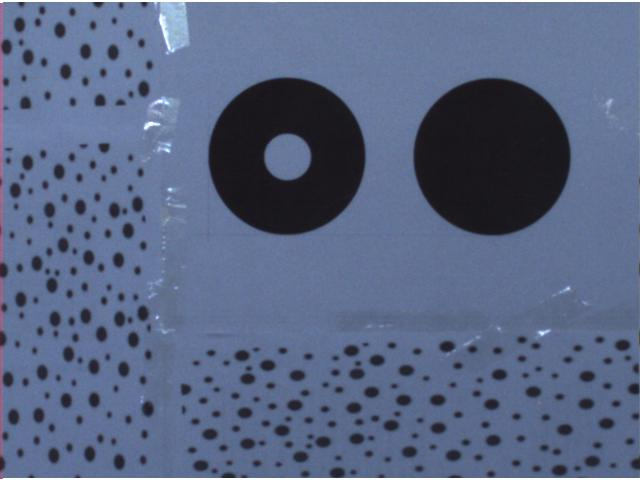
%> input picture 着陆信标/T73.jpg, 640 x 480 px
$ octave image_process_double_round7.m   (GNU Octave 9; MATLAB toolbox functions it lacks are replaced by stand-ins)
%> lines starting %> are read from the running program, lines starting %| are printed output that depends on the picture; in (x1, y1, x2, y2) boxes, pixels count from 0 and x2, y2 are one past the last pixel; in counts of white or black regions, pixels touching at a corner belong together; the program's own positions count from 1
### CclByTwopass_NEW2.m
%Two-pass 连通区域标记算法（4邻接定义规则）（由图像左上角向图像右下角方向扫描）
%输入：image是一副二值图像
%输出：output_args1 = label;    与图像image同维的一个矩阵，存放每一个像素的标号
%           output_args2 = array;     等价对数组
%           output_args3 = nlabel;    对标号进行计数的一个变量，输出该变量以便分析和调试代码
%           output_args4 = label_count;  用于统计每个标号对应的像素点的个数
function [ output_args1, output_args2, output_args3, output_args4 ] = CclByTwopass_NEW2( image )
array = ones(30000,1,'uint16');   %等价对数组
[m, n] = size(image);
label = ones(m, n,'uint16');   %与图像image同维的一个矩阵，每个元素的值表示与image同位置处的像素的标号
nlabel = 2;
%% ONE-PASS
% 先单独处理第一行第一列的元素
if(image(1,1) == 0) % 证明是前景点，而不是背景点
    label(1,1) = nlabel;
    nlabel = nlabel + 1;
end
% 再处理第一行其余元素
for j = 2:1:n
    if(image(1, j) == 0) % 证明是前景点，而不是背景点
        if (image(1, j) == image(1, j-1))
            label(1, j) = label(1, j-1);
        else
            label(1, j) = nlabel;
            nlabel = nlabel + 1;
        end
    end
end
% 再处理第一列的元素
for i = 2:1:m
    if(image(i, j) == 0)  % 证明是前景点，而不是背景点
        if (image(i, 1) == image(i-1, 1))
            label(i, 1) = label(i-1, 1);
        else
            label(i, 1) = nlabel;
            nlabel = nlabel + 1;
        end
    end
end
% 然后再处理剩余的像素点 %
for i = 2:1:m
    for j = 2:1:n
        if(image(i,j) == 0)  % 证明是前景点，而不是背景点
            if (image(i, j) == image(i, j-1) || image(i, j) == image(i-1, j))
               if (image(i, j-1) ~= image(i-1, j))
                   if (image(i, j) == image(i, j-1))
                       label(i, j) = label(i, j-1);
                   else
                       label(i, j) = label(i-1, j);
                   end
               else
                   if (label(i, j-1) == label(i-1, j))
                       label(i, j) = label(i-1, j);
                   else
                       if (label(i, j-1) > label(i-1, j))
                           label(i, j) = label(i-1, j);
                           array(label(i,j-1)) = label(i-1, j); % setunion
                           label(i, j-1) = label(i-1, j);  %
                       else
                           label(i, j) = label(i, j-1);
                           array(label(i-1, j)) = label(i, j-1);
                       end
                   end
               end
            else
                label(i, j) = nlabel;
                nlabel = nlabel + 1;
            end
        end
    end
end
%% 使用setfind函数对等价对树进行路径压缩（Path Compression）
for i = 2:1:nlabel
    if (array(i) > 1)
        array(i) = setfind(array(i), array);
    end
end
%% TWO-PASS
for i = 1:1:m
    for j = 1:1:n
        while(array(label(i, j)) > 1)
            label(i, j) = array(label(i, j));
        end

    end
end
 %%统计每个标号对应的像素点的个数（准确地讲，这一部分代码已经不属于Two-pass CCL算法了，这是为后续对靶标的提取和识别做的准备工作）
label_count = zeros(nlabel, 1, 'uint16'); % 用于统计每个标号对应的像素点的个数
for i = 1:1:m
    for j = 1:1:n
        if(label(i, j) ~= 1)
            label_count(label(i, j)) = label_count(label(i, j)) + 1;
        end
    end
end
output_args1 = label;
output_args2 = array;
output_args3 = nlabel;
output_args4 = label_count;
end

### setfind.m
%查并集算法中的查集算法，用在Two-pass算法中，用于对等价对树进行路径压缩
function root = setfind(node, array)
if (array(node) <= 1)
    root = node;
else
    array(node) = setfind(array(node), array);
    root = array(node);
end

### GMS.m
%数组：label_count
%输出：最大的两个数组元素及所对应的数组下标
function [target1_ID, target1_pixelnum, target2_ID, target2_pixelnum] = GMS(label_count)
Len = length(label_count);
max = zeros(1, 2, 'uint16');
max = [label_count(1),1];
for i = 2:1:Len
    if(max(1, 1) >= label_count(i))
    else
        max = [label_count(i),i];
    end
end
target1_ID = max(1, 2);  % 含像素点最多的目标区域的编号
target1_pixelnum = max(1, 1);  % 含像素点最多的目标区域所含的像素点的个数
label_count(max(1, 2)) = 0;% 把含像素点最多的目标区域的像素点个数置零，方便寻找像素点次多的目标区域
max = [label_count(1),1];  % 重新对max进行初始化
for i = 2:1:Len
    if(max(1, 1) >= label_count(i))
    else
        max = [label_count(i),i];
    end
end
target2_ID = max(1, 2);  % 含像素点最多的目标区域的编号
target2_pixelnum = max(1, 1);  % 含像素点最多的目标区域所含的像素点的个数
end

### NonMinSup.m
%输入：数组array
%输出：array中的局部极小值点
function output_args = NonMinSup(array)
local_min = zeros(20,1);
count = 1;
leng = length(array);
i = 2;
while( i <= leng-1 )
    if(array(i) < array(i+1))
        if(array(i) <= array(i-1))
           local_min(count,1) = i;
           count = count + 1;
        end
    else
        i = i+1;
        while( i < leng-1 && array(i)>=array(i+1))
            i = i + 1;
        end
        if ( i < leng - 1 )
           local_min(count,1) = i;
           count = count + 1;
        end
    end
    i = i + 2;
end
output_args = local_min;
end

### JFfmaker.m
function [Jacobian,F,f]= JFfmaker(theta,phi,psi,T1i,T2i,T3i,worldxy,pictureuv,camera)
%这个函数用于计算Jacobian矩阵
%[theta,phi,psi,T1i,T2i,T3i]是待优化参数的初始值
%worldxy存储着特征点在世界坐标系中的坐标  3 x 15 （使用前15个特征点进行非线性优化）
%pictureuv存储着特征点在图像像素坐标系中的坐标  3 x 15  （使用前15个特征点进行非线性优化）
%camera 事先通过标定得到的摄像机内参矩阵
point_number = 15; % 用8个点的数据进行非线性优化
pictureuv2 = camera\pictureuv;   % pictureuv2 = inv(camera) * pictureuv; 即对图像像素坐标系进行了一次变换
                                                      % pitcureuv2 : 3 x 15
I = eye(3,3);   %3 x 3单位矩阵
for i = 1:1:point_number
    M = pictureuv2(:,i)*[0 0 1] - I;    % 对应着公式：M = pictureuv2(i) - I
    Jacobian(3*i-2,1) = worldxy(1,i) * (   M(1,1)*(-sin(phi)*sin(psi)*cos(theta)) + M(1,2)*(sin(psi)*sin(theta)) + M(1,3)*(cos(phi)*sin(psi)*cos(theta))  )...
                                 + worldxy(2,i) * (   M(1,1)*(cos(psi)*sin(phi)*cos(theta)) + M(1,2)*(-cos(psi)*sin(theta)) + M(1,3)*(-cos(psi)*cos(phi)*cos(theta)) );
    Jacobian(3*i-2,2) = worldxy(1,i) * (   M(1,1)*(-sin(phi)*cos(psi) - cos(phi)*sin(psi)*sin(theta)) + M(1,3)*(cos(psi)*cos(phi) - sin(phi)*sin(psi)*sin(theta))  )...
                                 + worldxy(2,i) * (   M(1,1)*(-sin(phi)*sin(psi) + cos(phi)*cos(psi)*sin(theta)) + M(1,3)*(sin(psi)*cos(phi) + cos(psi)*sin(phi)*sin(theta)) );
    Jacobian(3*i-2,3) = worldxy(1,i) * (   M(1,1)*(-cos(phi)*sin(psi) - sin(phi)*cos(psi)*sin(theta)) - M(1,2)*(cos(psi)*cos(theta)) + M(1,3)*(-sin(phi)*sin(psi) + cos(phi)*cos(psi)*sin(theta))  )...
                                 + worldxy(2,i) * (   M(1,1)*(cos(phi)*cos(psi) - sin(phi)*sin(psi)*sin(theta)) - M(1,2)*(sin(psi)*cos(theta)) + M(1,3)*(cos(psi)*sin(phi) + sin(psi)*cos(phi)*sin(theta)) );
    Jacobian(3*i-2,4) = M(1,1);
    Jacobian(3*i-2,5) = M(1,2);
    Jacobian(3*i-2,6) = M(1,3);

    Jacobian(3*i-1,1) = worldxy(1,i) * (   M(2,1)*(-sin(phi)*sin(psi)*cos(theta)) + M(2,2)*(sin(psi)*sin(theta)) + M(2,3)*(cos(phi)*sin(psi)*cos(theta))  )...
                                 + worldxy(2,i) * (   M(2,1)*(cos(psi)*sin(phi)*cos(theta)) + M(2,2)*(-cos(psi)*sin(theta)) + M(2,3)*(-cos(psi)*cos(phi)*cos(theta)) );
    Jacobian(3*i-1,2) = worldxy(1,i) * (   M(2,1)*(-sin(phi)*cos(psi) - cos(phi)*sin(psi)*sin(theta)) + M(2,3)*(cos(psi)*cos(phi) - sin(phi)*sin(psi)*sin(theta))  )...
                                 + worldxy(2,i) * (   M(2,1)*(-sin(phi)*sin(psi) + cos(phi)*cos(psi)*sin(theta)) + M(2,3)*(sin(psi)*cos(phi) + cos(psi)*sin(phi)*sin(theta)) );
    Jacobian(3*i-1,3) = worldxy(1,i) * (   M(2,1)*(-cos(phi)*sin(psi) - sin(phi)*cos(psi)*sin(theta)) - M(2,2)*(cos(psi)*cos(theta)) + M(2,3)*(-sin(phi)*sin(psi) + cos(phi)*cos(psi)*sin(theta))  )...
                                 + worldxy(2,i) * (   M(2,1)*(cos(phi)*cos(psi) - sin(phi)*sin(psi)*sin(theta)) - M(2,2)*(sin(psi)*cos(theta)) + M(2,3)*(cos(psi)*sin(phi) + sin(psi)*cos(phi)*sin(theta)) );
    Jacobian(3*i-1,4) = M(2,1);
    Jacobian(3*i-1,5) = M(2,2);
    Jacobian(3*i-1,6) = M(2,3);

    Jacobian(3*i,1) = worldxy(1,i) * (   M(3,1)*(-sin(phi)*sin(psi)*cos(theta)) + M(3,2)*(sin(psi)*sin(theta)) + M(3,3)*(cos(phi)*sin(psi)*cos(theta))  )...
                              + worldxy(2,i) * (   M(3,1)*(cos(psi)*sin(phi)*cos(theta)) + M(3,2)*(-cos(psi)*sin(theta)) + M(3,3)*(-cos(psi)*cos(phi)*cos(theta)) );
    Jacobian(3*i,2) = worldxy(1,i) * (   M(3,1)*(-sin(phi)*cos(psi) - cos(phi)*sin(psi)*sin(theta)) + M(3,3)*(cos(psi)*cos(phi) - sin(phi)*sin(psi)*sin(theta))  )...
                              + worldxy(2,i) * (   M(3,1)*(-sin(phi)*sin(psi) + cos(phi)*cos(psi)*sin(theta)) + M(3,3)*(sin(psi)*cos(phi) + cos(psi)*sin(phi)*sin(theta)) );
    Jacobian(3*i,3) = worldxy(1,i) * (   M(3,1)*(-cos(phi)*sin(psi) - sin(phi)*cos(psi)*sin(theta)) - M(3,2)*(cos(psi)*cos(theta)) + M(3,3)*(-sin(phi)*sin(psi) + cos(phi)*cos(psi)*sin(theta))  )...
                              + worldxy(2,i) * (   M(3,1)*(cos(phi)*cos(psi) - sin(phi)*sin(psi)*sin(theta)) - M(3,2)*(sin(psi)*cos(theta)) + M(3,3)*(cos(psi)*sin(phi) + sin(psi)*cos(phi)*sin(theta)) );
    Jacobian(3*i,4) = M(3,1);
    Jacobian(3*i,5) = M(3,2);
    Jacobian(3*i,6) = M(3,3);

    f(3*i - 2) = worldxy(1,i)*(   M(1,1)*(cos(phi)*cos(psi) - sin(phi)*sin(psi)*sin(theta)) - M(1,2)*(sin(psi)*cos(theta)) + M(1,3)*(cos(psi)*sin(phi) + cos(phi)*sin(psi)*sin(theta))   ) ...
                   + worldxy(2,i)*(  M(1,1)*(cos(phi)*sin(psi) + cos(psi)*sin(phi)*sin(theta)) + M(1,2)*(cos(psi)*cos(theta)) + M(1,3)*(sin(phi)*sin(psi) - cos(psi)*cos(phi)*sin(theta))  ) ...
                   + M(1,1)*T1i + M(1,2)*T2i + M(1,3)*T3i;
    f(3*i - 1) = worldxy(1,i)*(   M(2,1)*(cos(phi)*cos(psi) - sin(phi)*sin(psi)*sin(theta)) - M(2,2)*(sin(psi)*cos(theta)) + M(2,3)*(cos(psi)*sin(phi) + cos(phi)*sin(psi)*sin(theta))   ) ...
                   + worldxy(2,i)*(  M(2,1)*(cos(phi)*sin(psi) + cos(psi)*sin(phi)*sin(theta)) + M(2,2)*(cos(psi)*cos(theta)) + M(2,3)*(sin(phi)*sin(psi) - cos(psi)*cos(phi)*sin(theta))  ) ...
                   + M(2,1)*T1i + M(2,2)*T2i + M(2,3)*T3i;
    f(3*i) = worldxy(1,i)*(   M(3,1)*(cos(phi)*cos(psi) - sin(phi)*sin(psi)*sin(theta)) - M(3,2)*(sin(psi)*cos(theta)) + M(3,3)*(cos(psi)*sin(phi) + cos(phi)*sin(psi)*sin(theta))   ) ...
                   + worldxy(2,i)*(  M(3,1)*(cos(phi)*sin(psi) + cos(psi)*sin(phi)*sin(theta)) + M(3,2)*(cos(psi)*cos(theta)) + M(3,3)*(sin(phi)*sin(psi) - cos(psi)*cos(phi)*sin(theta))  ) ...
                   + M(3,1)*T1i + M(3,2)*T2i + M(3,3)*T3i;
end

F = 0;
for i = 1:1:point_number*3
    F = f(i)^2/2 + F;
end
f = f';

### norm2.m
%输入：向量vector
%输出；norm（向量vector的2范数）
function norm=norm2(vector)
    L = length(vector);
    norm = 0;
    for i = 1:1:L
        norm = norm + vector(i)^2;
    end
    norm = sqrt(norm);
end

### PDL.m
%输入：theta,phi,psi,T10,T20,T30 ：待优化的6个参数
%           worldxy：特征点在世界坐标系中的坐标
%          pictureuv：特征点在图像像素坐标系中的坐标
%          camera：摄像机的内参矩阵
%输出：output1 = x   ：优化结束后的6个参数构成的向量
%           output2 = k   ：迭代次数
%           output3 = f    ：优化结束后子目标函数构成的向量
%           output4 = F   ：目标函数
function [output1,output2,output3,output4]=PDL(theta,phi,psi,T10,T20,T30,worldxy,pictureuv,camera)
      %用于控制整个迭代过程的几个量
        k = 0;  kmax = 600;  found = 0;     %控制迭代次数
        epsilon1 = 0.0000000001;     %控制精度
        epsilon2 = 0.0000000001;     %控制精度
        epsilon3 = 0.0000000001;     %控制精度
        %%%%%%%%%%%%%%%%
        x = [theta,phi,psi,T10,T20,T30]';
        delta = 10; F = 0; F0 = 0; f  = 0;
        [J,F,f]= JFfmaker(x(1),x(2),x(3),x(4),x(5),x(6),worldxy,pictureuv,camera);   %计算雅克比矩阵
        F0 = F;        %目标函数
        g = J'*f;
        fnorm2 = norm2(f);   %f向量的2范数
        gnorm2 = norm2(g);  %g向量的2范数
        if((fnorm2 <= epsilon3) || (gnorm2 <= epsilon1))
            found = 1;
        end
        while(~found && k < kmax)
                k = k+1;    %对迭代的次数进行计数
                alpha = norm2(g)^2/norm2(J*g)^2;
                hsd = -alpha*g;      %梯度下降法的迭代方向及步长
                hgn = -(J'*J)\(J'*f);   %高斯牛顿法的迭代方向及步长
                %*******************计算hdl********************************************************************************************
                if(norm2(hgn) <= delta)
                        hdl = hgn;
                        L0Lhdl = F;
                elseif(norm2(hsd) >= delta)
                        hdl = hsd*delta/norm2(hsd);
                        L0Lhdl = delta*(2*norm2(hsd) - delta)/(2*alpha);
                else
                        c = hsd'*(hgn - hsd);
                        if(c <= 0)
                                beta = (-c + sqrt(c^2+norm2(hgn - hsd)^2*(delta^2 - norm2(hsd)^2)))/(norm2(hgn - hsd)^2);
                        else
                                beta = (delta^2 - norm2(hsd)^2) / (c + sqrt(c^2+norm2(hgn - hsd)^2*(delta^2 - norm2(hsd)^2)));
                        end
                        hdl = alpha * hsd + beta*(hgn - hsd);
                        L0Lhdl = alpha*(1 - beta)^2*norm2(g)^2/2 + beta*(2 - beta)*F;
                end
                %***********************************************************************************************************************
                if(norm2(hdl) <= epsilon2*(norm2(x)+epsilon2))
                        found = 1;
                else
                        x_tmp = x + hdl;
                         [J_tmp,F,f_tmp]= JFfmaker(x_tmp(1),x_tmp(2),x_tmp(3),x_tmp(4),x_tmp(5),x_tmp(6),worldxy,pictureuv,camera);
                         e = (F - F0) / L0Lhdl;
                         F0 = F;
                         if(e > 0)
                                x = x_tmp;
                                [J,F,f]= JFfmaker(x_tmp(1),x_tmp(2),x_tmp(3),x_tmp(4),x_tmp(5),x_tmp(6),worldxy,pictureuv,camera);
                                g = J'*f;
                         end
                         if((fnorm2 <= epsilon3) || (gnorm2 <= epsilon1))
                                found = 1;
                         end
                         if(e>0.75)
                                delta = max(delta,3*norm2(hdl));
                         elseif(e < 0.25)
                                delta = delta/2;
                                if(delta <= epsilon2*(norm2(x) + epsilon2))
                                    found = 1;
                                end
                         end
                end
        end
        output1 = x;
        output2 = k;
        output3 = f;
        output4 = F;
end

### EulerAngleSolve_NEW.m
%由方向余弦矩阵求解欧老角
%输入：方向余弦矩阵rotation_matrix
%输出：三个欧拉角
function [theta,phi,psi] = EulerAngleSolve_NEW(rotation_matrix)
    R11 = rotation_matrix(1,1);     R12 = rotation_matrix(1,2);    R13 = rotation_matrix(1,3);
    R21 = rotation_matrix(2,1);     R22 = rotation_matrix(2,2);    R23 = rotation_matrix(2,3);
    R31 = rotation_matrix(3,1);     R32 = rotation_matrix(3,2);    R33 = rotation_matrix(3,3);

        theta = asin(R23);   %theta : -pi/2 ~ pi/2
       if(pi/2 < theta && theta < pi*1.5)
            theta = pi - theta;
        elseif(theta > pi*1.5)
            theta = theta -2*pi;
        end
       if(-pi/2 > theta && theta > -pi*1.5)
            theta = -pi -theta;
       elseif(theta < -pi*1.5)
           theta = theta + 2*pi;
       end

        phi = -atan(R13/R33);  %phi : -pi/2 ~ pi/2
       if(phi> 0.5*pi)
           phi= phi - pi;
       end
       if(phi< -0.5*pi)
           phi = phi + pi;
       end

        psi = -atan(R21/R22);
        if (R21>0)
            if(psi > 0)
                psi = -psi;
            end
        elseif(R21<0)
            if(psi < 0)
                psi = -psi;
            end
        else
            psi = 0;
        end
        if(psi>pi)
           psi = psi -pi;
        end
       if (psi < -pi)
            psi = psi + pi;
       end
end

### PlotEllipse.m
%根据椭圆的中心点、长轴、短轴及方向角画椭圆
%输入：（Xcenter,Ycenter）为中心点坐标，LongAxis长轴，ShortAxis短轴，Angle方向角
% 示例：
% PlotEllipse(0,0,3,5,pi/6)
function PlotEllipse(Xcenter,Ycenter,LongAxis,ShortAxis,Angle)

t1=0:.02:pi;
t2=pi:.02:2*pi;
z1=exp(i*t1);
z2=exp(i*t2);
z1=(LongAxis*real(z1)+i*ShortAxis*imag(z1))*exp(i*(-Angle));
z2=(LongAxis*real(z2)+i*ShortAxis*imag(z2))*exp(i*(-Angle));
z1=z1+Xcenter+Ycenter*i;
z2=z2+Xcenter+Ycenter*i;


plot(z1','g','linewidth',2);
plot(z2','g','linewidth',2);


%hold off
grid on

### image_process_double_round7.m
clear all;
clc;
close all;
dbstop if error

% [8 lines of commented-out code are left out]

tic
%%外轮廓大圆与内部空心小圆相比较
k0 = (93/28)^2;
%% 把原始图像读入到Matlab中
I=imread('T73.jpg');
%> I is the input picture: size 480x640x3 uint8; mean R, G, B 88.8, 101.7, 131.8
%I=imread('C:\Users\lenovo\Desktop\着陆信标\object_T.jpg');
%% 使用自编的算法把原始的彩色图像转换成灰度图像
[rows,columns,colors]=size(I);
gray=rgb2gray(I);
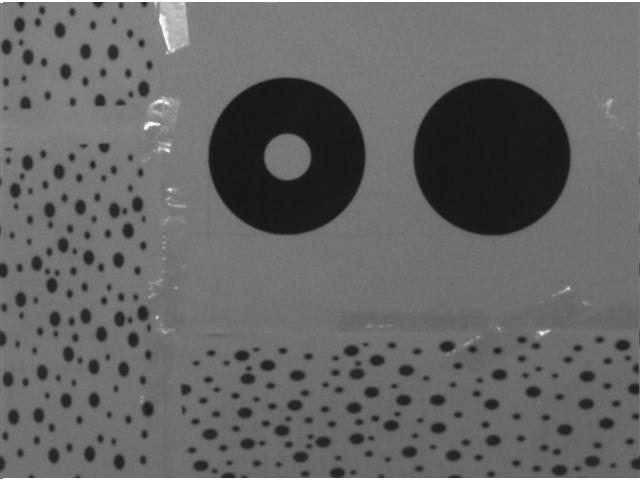
%> gray: size 480x640 uint8; min 17, max 255, mean 101.2
% figure;
% image(gray);hold off
%% 使用自编Otsu函数确定阈值，并将原始灰度图像转换成二值图像
T0 = graythresh(gray);
%> T0 = 0.29
gray = im2bw(gray,T0);
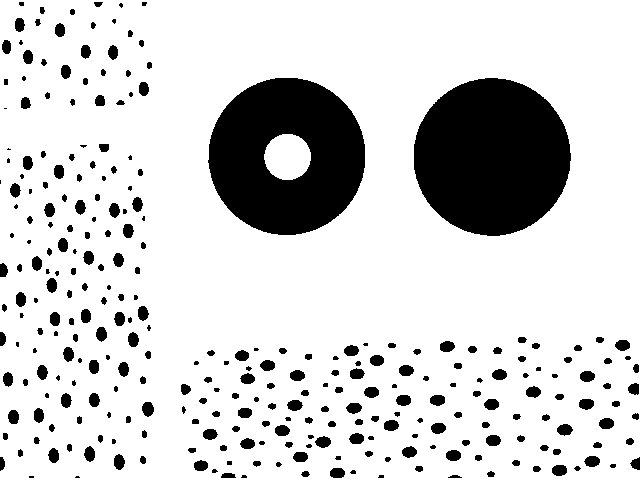
%> gray: size 480x640 logical; 82.7% white; 291 black regions (59 under 20 px), largest, box (x1, y1, x2, y2) and area: (414, 78, 571, 236) 19394, (208, 78, 365, 235) 17669, (557, 424, 573, 436) 139
% imshow(gray);
%白色是1 黑色是0

%% 使用自编CclByTwopass_NEW2函数对二值图像进行连通域标记
[gray,array,nlabel,label_count]=CclByTwopass_NEW2(gray);
%> after the loop in CclByTwopass_NEW2, `for j = 2:1:n`: nlabel = 2
%> after the loop in CclByTwopass_NEW2, `for i = 2:1:m`:
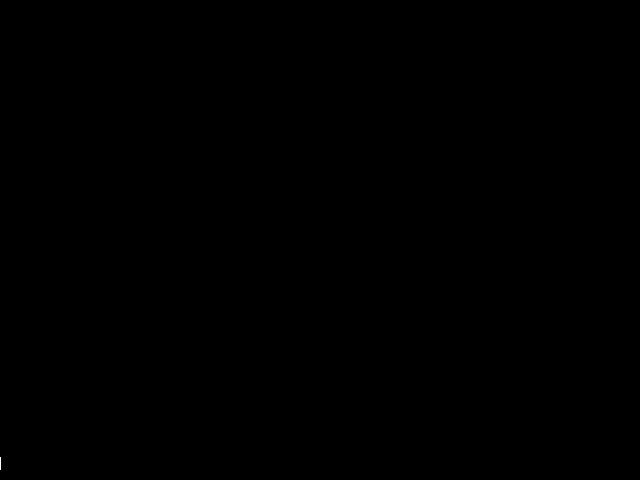
%> label: size 480x640 uint16; values 1 (black) and 2 (white), 0% white in thin lines or dots, all inside (x1, y1, x2, y2) = (0, 457, 1, 470)
%> after the loop in CclByTwopass_NEW2, `for i = 2:1:m`: nlabel = 3
%> after the loop in CclByTwopass_NEW2, `for i = 2:1:m`:
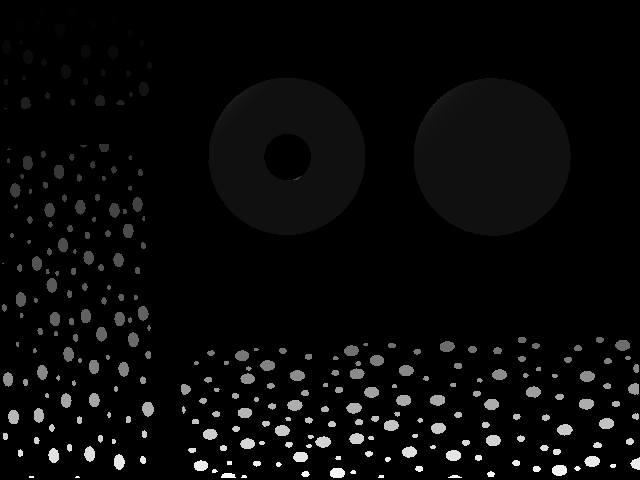
%> label: size 480x640 uint16; 17.29% of pixels changed, all inside (x1, y1, x2, y2) = (1, 2, 640, 478); drawn with min black and max white
%> after the loop in CclByTwopass_NEW2, `for i = 2:1:m`: nlabel = 876
%> the loop in CclByTwopass_NEW2, `for i = 2:1:nlabel` made 875 passes
%> after the loop in CclByTwopass_NEW2, `for i = 1:1:m`: label_count = 876 values, max 19394 at index 59, min 0 at index 1, mean 60.64
%> in CclByTwopass_NEW2, `output_args3 = nlabel;`: output_args3 = 876
%> in CclByTwopass_NEW2, `output_args4 = label_count;`: output_args4 has the same summary as label_count
%> nlabel = 876
% figure;
% imagesc(gray);
% set(gca,'FontSize',18);

%% 寻找着陆信标对应的连通域的编号
[target1_ID, target1_pixelnum, target2_ID, target2_pixelnum] = GMS(label_count);  % GMS : global maxium-value select
%> in GMS, `max = [label_count(1),1];`: max = [0 1]
%> the loop in GMS, `for i = 2:1:Len` made 875 passes
%> max on passes 1, 10, 18, 38, 57, 58: [55 2], [112 11], [113 19], [114 39], [17669 58], [19394 59]
%> in GMS, `target1_ID = max(1, 2);`: target1_ID = 59
%> in GMS, `target1_pixelnum = max(1, 1);`: target1_pixelnum = 19394
%> in GMS, `max = [label_count(1),1];`: max = [0 1]
%> in GMS, `target2_ID = max(1, 2);`: target2_ID = 58
%> in GMS, `target2_pixelnum = max(1, 1);`: target2_pixelnum = 17669
%> target1_ID = 59; target1_pixelnum = 19394; target2_ID = 58; target2_pixelnum = 17669
%条件1：用于判断参考靶标是否完整地出现在图像平面，并且对1号和2号靶标的区分是正确的
if ((target1_pixelnum-target2_pixelnum)>(target1_pixelnum/k0)*2 || (target1_pixelnum-target2_pixelnum)<(target1_pixelnum/k0)*0.75)
    error('着陆靶标不完全在相机视野内');
end

%% 只显示着陆信标，即把参考靶标从背景中提取出来
gray1 = zeros(rows, columns, 'uint8');
gray2 = zeros(rows, columns, 'uint8');
target_rows = 0;       % 计算形心
target_columns = 0;    % 计算形心
rows_num = 0;          % 计算形心
columns_num = 0;       % 计算形心

I=find(gray == target1_ID); %%找到gray中属于target1的像素点
%> I = 19394 values from 198865 to 273761
gray1(I)=1;                 %%并替换为1
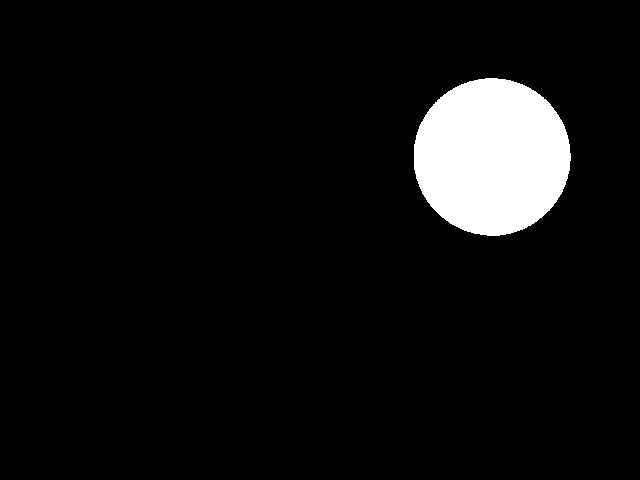
%> gray1: size 480x640 uint8; values 0 (black) and 1 (white), 6.3% white; 1 white region, box (x1, y1, x2, y2) and area: (414, 78, 571, 236) 19394
I=find(gray == target2_ID); %%找到gray中属于target2的像素点
%> I = 17669 values from 100001 to 174888
gray2(I)=1;                 %%并替换为1
%> gray2: size 480x640 uint8; values 0 (black) and 1 (white), 5.8% white; 1 white region, box (x1, y1, x2, y2) and area: (208, 78, 365, 235) 17669
%> (the rest of the program and of its run is left out)
